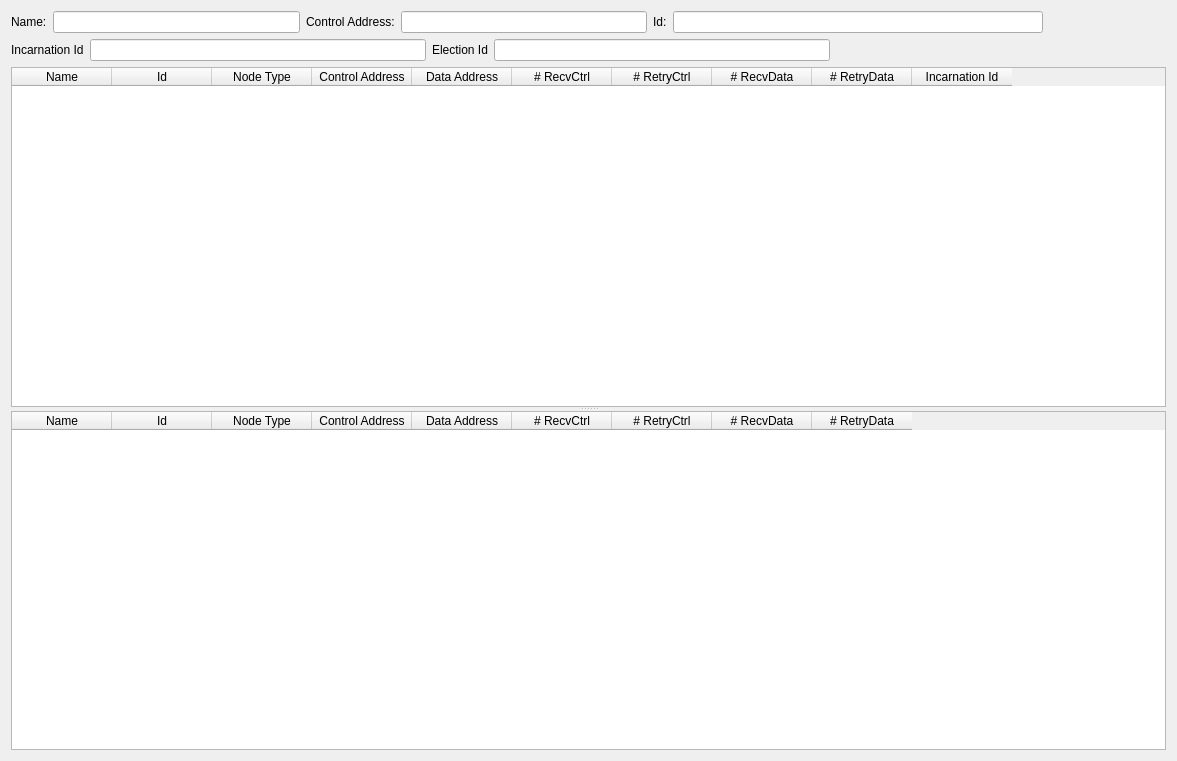
<?xml version="1.0" encoding="UTF-8"?>
<ui version="4.0">
 <class>RawStatisticsPage</class>
 <widget class="QWidget" name="RawStatisticsPage">
  <property name="geometry">
   <rect>
    <x>0</x>
    <y>0</y>
    <width>1177</width>
    <height>761</height>
   </rect>
  </property>
  <property name="windowTitle">
   <string>Raw Node Statistics</string>
  </property>
  <layout class="QVBoxLayout" name="verticalLayout">
   <item>
    <layout class="QHBoxLayout" name="horizontalLayout" stretch="0,2,0,2,0,3,1">
     <item>
      <widget class="QLabel" name="label">
       <property name="text">
        <string>Name:</string>
       </property>
      </widget>
     </item>
     <item>
      <widget class="QLineEdit" name="name">
       <property name="toolTip">
        <string>Name of this node.</string>
       </property>
       <property name="readOnly">
        <bool>true</bool>
       </property>
      </widget>
     </item>
     <item>
      <widget class="QLabel" name="label_2">
       <property name="text">
        <string>Control Address:</string>
       </property>
      </widget>
     </item>
     <item>
      <widget class="QLineEdit" name="address">
       <property name="toolTip">
        <string>Address of the Control channel of this node.</string>
       </property>
       <property name="readOnly">
        <bool>true</bool>
       </property>
      </widget>
     </item>
     <item>
      <widget class="QLabel" name="label_3">
       <property name="text">
        <string>Id:</string>
       </property>
      </widget>
     </item>
     <item>
      <widget class="QLineEdit" name="id">
       <property name="toolTip">
        <string>Identity of this node.</string>
       </property>
       <property name="maxLength">
        <number>20</number>
       </property>
       <property name="readOnly">
        <bool>true</bool>
       </property>
      </widget>
     </item>
     <item>
      <spacer name="horizontalSpacer">
       <property name="orientation">
        <enum>Qt::Horizontal</enum>
       </property>
       <property name="sizeHint" stdset="0">
        <size>
         <width>0</width>
         <height>20</height>
        </size>
       </property>
      </spacer>
     </item>
    </layout>
   </item>
   <item>
    <layout class="QHBoxLayout" name="horizontalLayout_2">
     <item>
      <widget class="QLabel" name="label_4">
       <property name="text">
        <string>Incarnation Id</string>
       </property>
      </widget>
     </item>
     <item>
      <widget class="QLineEdit" name="incarnationId">
       <property name="toolTip">
        <string>Incarnation Id of the system that this node belongs to.</string>
       </property>
      </widget>
     </item>
     <item>
      <widget class="QLabel" name="label_5">
       <property name="text">
        <string>Election Id</string>
       </property>
      </widget>
     </item>
     <item>
      <widget class="QLineEdit" name="electionId">
       <property name="toolTip">
        <string>Id of the last Coordinator election performed.</string>
       </property>
      </widget>
     </item>
     <item>
      <spacer name="horizontalSpacer_2">
       <property name="orientation">
        <enum>Qt::Horizontal</enum>
       </property>
       <property name="sizeHint" stdset="0">
        <size>
         <width>40</width>
         <height>20</height>
        </size>
       </property>
      </spacer>
     </item>
    </layout>
   </item>
   <item>
    <widget class="QSplitter" name="tableSplitter">
     <property name="orientation">
      <enum>Qt::Vertical</enum>
     </property>
     <widget class="QTableWidget" name="localTable">
      <property name="editTriggers">
       <set>QAbstractItemView::NoEditTriggers</set>
      </property>
      <property name="selectionMode">
       <enum>QAbstractItemView::SingleSelection</enum>
      </property>
      <property name="selectionBehavior">
       <enum>QAbstractItemView::SelectRows</enum>
      </property>
      <property name="sortingEnabled">
       <bool>true</bool>
      </property>
      <property name="wordWrap">
       <bool>false</bool>
      </property>
      <attribute name="verticalHeaderVisible">
       <bool>false</bool>
      </attribute>
      <column>
       <property name="text">
        <string>Name</string>
       </property>
       <property name="toolTip">
        <string>Name of node</string>
       </property>
      </column>
      <column>
       <property name="text">
        <string>Id</string>
       </property>
       <property name="toolTip">
        <string>Identity of node</string>
       </property>
      </column>
      <column>
       <property name="text">
        <string>Node Type</string>
       </property>
      </column>
      <column>
       <property name="text">
        <string>Control Address</string>
       </property>
       <property name="toolTip">
        <string>Address of node</string>
       </property>
      </column>
      <column>
       <property name="text">
        <string>Data Address</string>
       </property>
       <property name="toolTip">
        <string>Is this node multicast enabled.</string>
       </property>
      </column>
      <column>
       <property name="text">
        <string># RecvCtrl</string>
       </property>
       <property name="toolTip">
        <string>Number of control packets received from this node.</string>
       </property>
      </column>
      <column>
       <property name="text">
        <string># RetryCtrl</string>
       </property>
       <property name="toolTip">
        <string>Number of control packets retransmitted to this node.</string>
       </property>
      </column>
      <column>
       <property name="text">
        <string># RecvData</string>
       </property>
       <property name="toolTip">
        <string>Number of data packets received from this node.</string>
       </property>
      </column>
      <column>
       <property name="text">
        <string># RetryData</string>
       </property>
       <property name="toolTip">
        <string>Number of data packets retransmitted to this node.</string>
       </property>
      </column>
      <column>
       <property name="text">
        <string>Incarnation Id</string>
       </property>
       <property name="toolTip">
        <string>Incarnation Id that this node has reported that it belongs to.</string>
       </property>
      </column>
     </widget>
     <widget class="QTableWidget" name="remoteTable">
      <property name="editTriggers">
       <set>QAbstractItemView::NoEditTriggers</set>
      </property>
      <property name="selectionMode">
       <enum>QAbstractItemView::SingleSelection</enum>
      </property>
      <property name="selectionBehavior">
       <enum>QAbstractItemView::SelectRows</enum>
      </property>
      <property name="sortingEnabled">
       <bool>true</bool>
      </property>
      <property name="wordWrap">
       <bool>false</bool>
      </property>
      <attribute name="verticalHeaderVisible">
       <bool>false</bool>
      </attribute>
      <column>
       <property name="text">
        <string>Name</string>
       </property>
       <property name="toolTip">
        <string>Name of node</string>
       </property>
      </column>
      <column>
       <property name="text">
        <string>Id</string>
       </property>
       <property name="toolTip">
        <string>Identity of node</string>
       </property>
      </column>
      <column>
       <property name="text">
        <string>Node Type</string>
       </property>
      </column>
      <column>
       <property name="text">
        <string>Control Address</string>
       </property>
       <property name="toolTip">
        <string>Address of node</string>
       </property>
      </column>
      <column>
       <property name="text">
        <string>Data Address</string>
       </property>
       <property name="toolTip">
        <string>Is this node multicast enabled.</string>
       </property>
      </column>
      <column>
       <property name="text">
        <string># RecvCtrl</string>
       </property>
       <property name="toolTip">
        <string>Number of control packets received from this node.</string>
       </property>
      </column>
      <column>
       <property name="text">
        <string># RetryCtrl</string>
       </property>
       <property name="toolTip">
        <string>Number of control packets retransmitted to this node.</string>
       </property>
      </column>
      <column>
       <property name="text">
        <string># RecvData</string>
       </property>
       <property name="toolTip">
        <string>Number of data packets received from this node.</string>
       </property>
      </column>
      <column>
       <property name="text">
        <string># RetryData</string>
       </property>
       <property name="toolTip">
        <string>Number of data packets retransmitted to this node</string>
       </property>
      </column>
     </widget>
    </widget>
   </item>
  </layout>
 </widget>
 <resources/>
 <connections/>
</ui>
